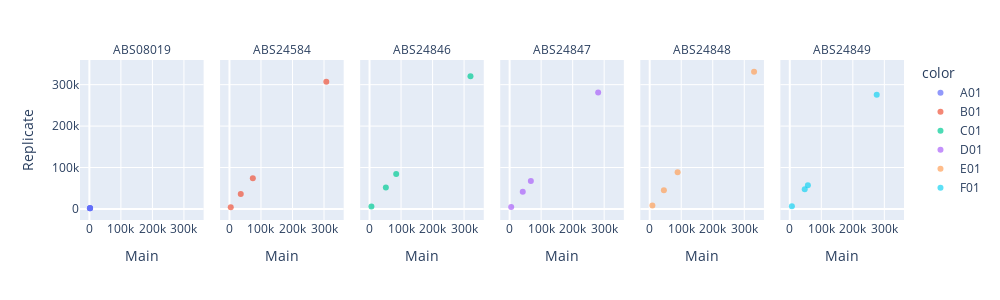

Write notebook code for a chart like this one.
### Code cell
strain_line = px.scatter(
    x=strain_main_alpha, 
    y=strain_rep_alpha, 
    facet_col=strain, 
    opacity=0.7, 
    width=1000, 
    height=300,
    color=strain_well_id)
# line.update_traces(mode="lines+markers")
strain_line.update_xaxes(title_text="Main")
strain_line.update_layout(yaxis_title="Replicate")
strain_line.for_each_annotation(lambda a: a.update(text=a.text.split("=")[-1]))

### Figure 1 — Plotly figure (JSON) as saved in the notebook; plotly's stock layout.template omitted (floating-point values rounded to 4 significant figures)
{"data": [{"hovertemplate": "color=A01<br>facet_col=ABS08019<br>x=%{x}<br>y=%{y}<extra></extra>", "legendgroup": "A01", "marker": {"color": "#636efa", "opacity": 0.7, "symbol": "circle"}, "mode": "markers", "name": "A01", "orientation": "v", "showlegend": true, "type": "scatter", "x": [2414, 1744, 1827, 1866], "xaxis": "x", "y": [2414, 1744, 1827, 1866], "yaxis": "y"}, {"hovertemplate": "color=B01<br>facet_col=ABS24584<br>x=%{x}<br>y=%{y}<extra></extra>", "legendgroup": "B01", "marker": {"color": "#EF553B", "opacity": 0.7, "symbol": "circle"}, "mode": "markers", "name": "B01", "orientation": "v", "showlegend": true, "type": "scatter", "x": [74154, 307268, 35894, 4101], "xaxis": "x2", "y": [74154, 307268, 35894, 4101], "yaxis": "y2"}, {"hovertemplate": "color=C01<br>facet_col=ABS24846<br>x=%{x}<br>y=%{y}<extra></extra>", "legendgroup": "C01", "marker": {"color": "#00cc96", "opacity": 0.7, "symbol": "circle"}, "mode": "markers", "name": "C01", "orientation": "v", "showlegend": true, "type": "scatter", "x": [84528, 320263, 51747, 5978], "xaxis": "x3", "y": [84528, 320263, 51747, 5978], "yaxis": "y3"}, {"hovertemplate": "color=D01<br>facet_col=ABS24847<br>x=%{x}<br>y=%{y}<extra></extra>", "legendgroup": "D01", "marker": {"color": "#ab63fa", "opacity": 0.7, "symbol": "circle"}, "mode": "markers", "name": "D01", "orientation": "v", "showlegend": true, "type": "scatter", "x": [67354, 280925, 41678, 4989], "xaxis": "x4", "y": [67354, 280925, 41678, 4989], "yaxis": "y4"}, {"hovertemplate": "color=E01<br>facet_col=ABS24848<br>x=%{x}<br>y=%{y}<extra></extra>", "legendgroup": "E01", "marker": {"color": "#FFA15A", "opacity": 0.7, "symbol": "circle"}, "mode": "markers", "name": "E01", "orientation": "v", "showlegend": true, "type": "scatter", "x": [45011, 331120, 88637, 8473], "xaxis": "x5", "y": [45011, 331120, 88637, 8473], "yaxis": "y5"}, {"hovertemplate": "color=F01<br>facet_col=ABS24849<br>x=%{x}<br>y=%{y}<extra></extra>", "legendgroup": "F01", "marker": {"color": "#19d3f3", "opacity": 0.7, "symbol": "circle"}, "mode": "markers", "name": "F01", "orientation": "v", "showlegend": true, "type": "scatter", "x": [57476, 275858, 47411, 6690], "xaxis": "x6", "y": [57476, 275858, 47411, 6690], "yaxis": "y6"}], "layout": {"annotations": [{"font": {}, "showarrow": false, "text": "ABS08019", "x": 0.075, "xanchor": "center", "xref": "paper", "y": 1, "yanchor": "bottom", "yref": "paper"}, {"font": {}, "showarrow": false, "text": "ABS24584", "x": 0.245, "xanchor": "center", "xref": "paper", "y": 1, "yanchor": "bottom", "yref": "paper"}, {"font": {}, "showarrow": false, "text": "ABS24846", "x": 0.415, "xanchor": "center", "xref": "paper", "y": 1, "yanchor": "bottom", "yref": "paper"}, {"font": {}, "showarrow": false, "text": "ABS24847", "x": 0.585, "xanchor": "center", "xref": "paper", "y": 1, "yanchor": "bottom", "yref": "paper"}, {"font": {}, "showarrow": false, "text": "ABS24848", "x": 0.755, "xanchor": "center", "xref": "paper", "y": 1, "yanchor": "bottom", "yref": "paper"}, {"font": {}, "showarrow": false, "text": "ABS24849", "x": 0.925, "xanchor": "center", "xref": "paper", "y": 1, "yanchor": "bottom", "yref": "paper"}], "height": 300, "legend": {"title": {"text": "color"}, "tracegroupgap": 0}, "margin": {"t": 60}, "width": 1000, "xaxis": {"anchor": "y", "domain": [0, 0.15], "title": {"text": "Main"}}, "xaxis2": {"anchor": "y2", "domain": [0.17, 0.32], "matches": "x", "title": {"text": "Main"}}, "xaxis3": {"anchor": "y3", "domain": [0.34, 0.49], "matches": "x", "title": {"text": "Main"}}, "xaxis4": {"anchor": "y4", "domain": [0.51, 0.66], "matches": "x", "title": {"text": "Main"}}, "xaxis5": {"anchor": "y5", "domain": [0.68, 0.83], "matches": "x", "title": {"text": "Main"}}, "xaxis6": {"anchor": "y6", "domain": [0.85, 1], "matches": "x", "title": {"text": "Main"}}, "yaxis": {"anchor": "x", "domain": [0, 1], "title": {"text": "Replicate"}}, "yaxis2": {"anchor": "x2", "domain": [0, 1], "matches": "y", "showticklabels": false}, "yaxis3": {"anchor": "x3", "domain": [0, 1], "matches": "y", "showticklabels": false}, "yaxis4": {"anchor": "x4", "domain": [0, 1], "matches": "y", "showticklabels": false}, "yaxis5": {"anchor": "x5", "domain": [0, 1], "matches": "y", "showticklabels": false}, "yaxis6": {"anchor": "x6", "domain": [0, 1], "matches": "y", "showticklabels": false}}}
